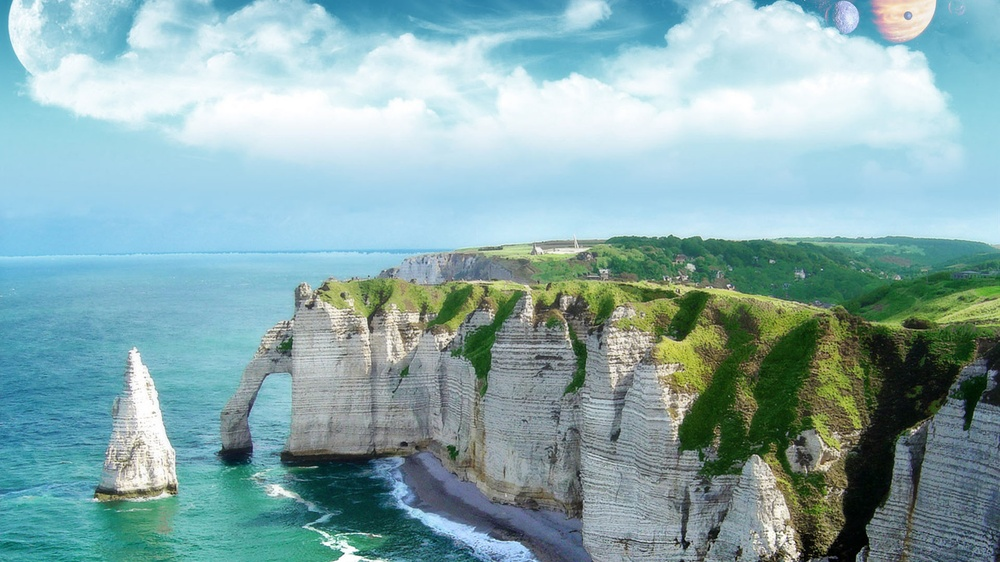
#> input picture nature.jpg, 1000 x 562 px, shrunk from 1920 x 1080 before the run
$ python Foreground_extract.py
#> lines starting #> are read from the running program, lines starting #| are printed output that depends on the picture
import cv2
import numpy as np
import matplotlib.pyplot as plt

img= cv2.imread('nature.jpg')
#> img is the input picture: shape (562, 1000, 3); mean B, G, R 173.5, 171, 136.7
mask=np.zeros(img.shape[:2], np.uint8)

bgdModel= np.zeros((1,65),np.float64)
fgdModel= np.zeros((1,65),np.float64)

rect = (0, 50, 150, 200)

cv2.grabCut( img, mask, rect, bgdModel, fgdModel, 5, cv2.GC_INIT_WITH_RECT)
mask2= np.where((mask==2)|(mask==0), 0 , 1).astype('uint8')
img= img*mask2[:,:,np.newaxis]
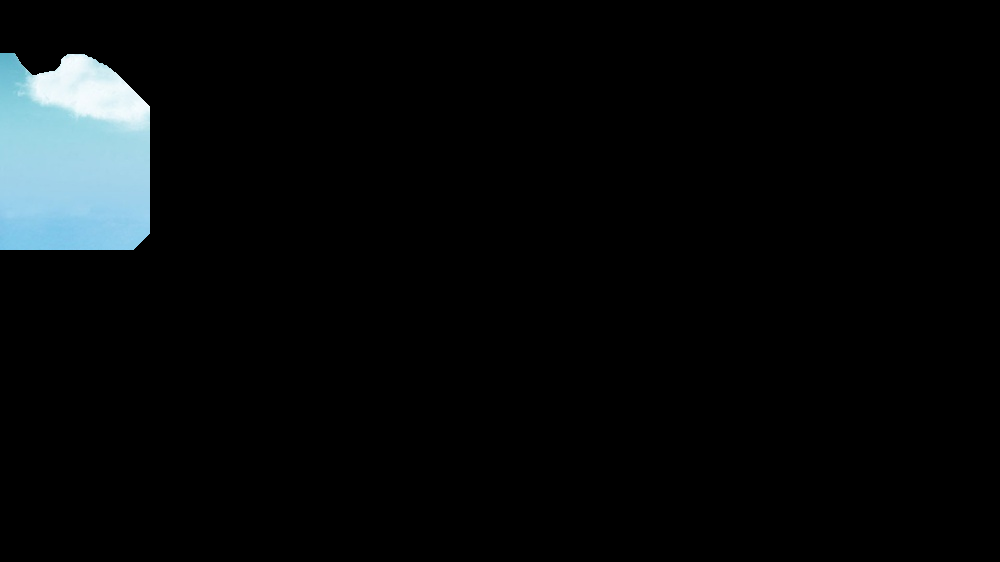
#> img: shape (562, 1000, 3); mean B, G, R 11.3, 10.4, 8
plt.imshow(img)
plt.colorbar()
plt.show()
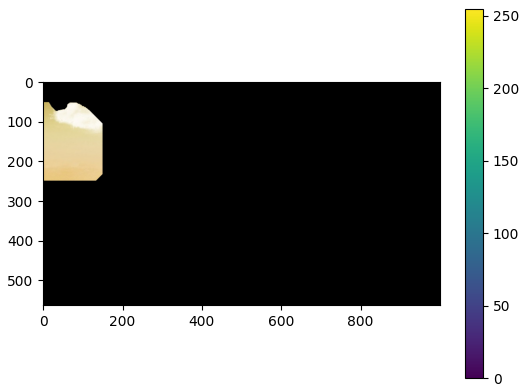
#> figure drawn by matplotlib, 2 panels; B, G, R data is drawn as R, G, B
cv2.waitKey(0)
cv2.destroyAllWindows()

$ run again, with test.jpg copied over nature.jpg
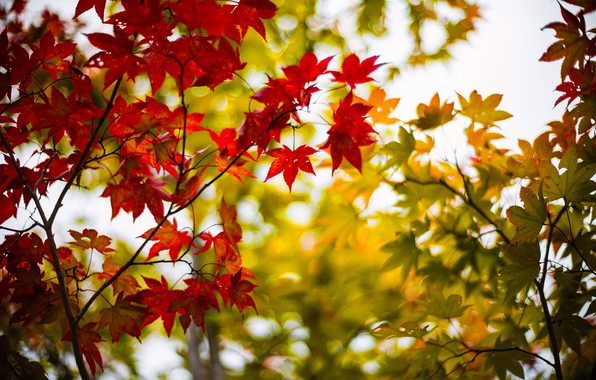
#> input picture test.jpg, 596 x 380 px
#> img is the input picture: shape (380, 596, 3); mean B, G, R 58.6, 110.8, 154.8
#> `img= img*mask2[:,:,np.newaxis]`:
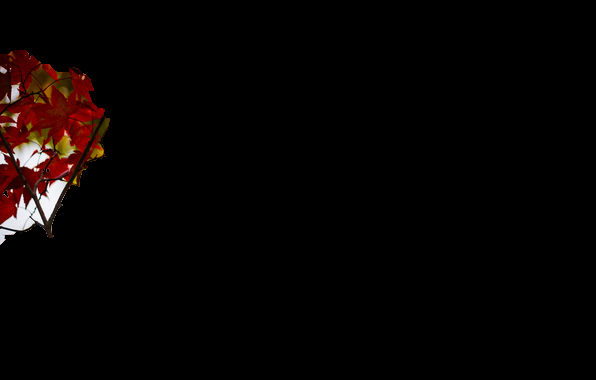
#> img: shape (380, 596, 3); mean B, G, R 2.6, 3.4, 7.1
#> `plt.show()`:
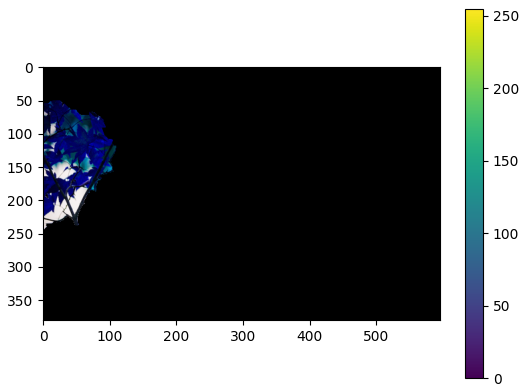
#> figure drawn by matplotlib, 2 panels; B, G, R data is drawn as R, G, B
